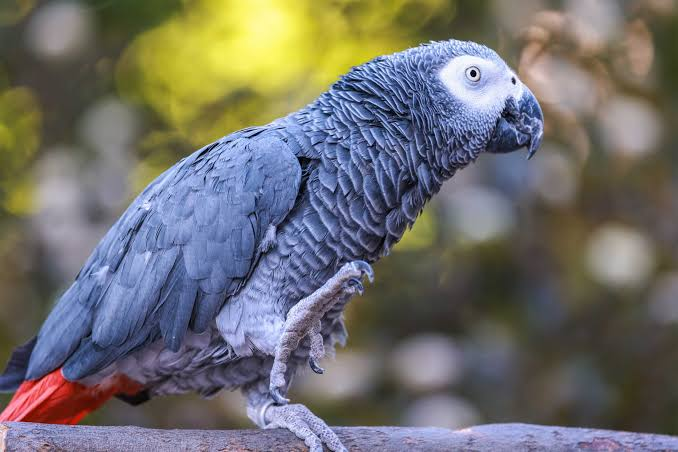
#> input picture images/parrot.jpg, 678 x 452 px
$ jupyter execute lab5.ipynb   (older library calls are emulated)
#> lines starting #> are read from the running program, lines starting #| are printed output that depends on the picture
# Lab 5 – Spatial Filtering: Smoothing and Sharpening

## Task 1: Unsharp Masking

[cell 1]
import cv2
import numpy as np
import matplotlib.pyplot as plt

image = cv2.imread('../images/parrot.jpg')
#> image is the input picture: shape (452, 678, 3); mean B, G, R 109.4, 111, 112.1
image = cv2.cvtColor(image, cv2.COLOR_BGR2RGB)  # Convert from BGR to RGB

sigma = 2       # Gaussian sigma
amount = 1.5    # parameter

# Convert image to float32 for processing
image_float = image.astype(np.float32) / 255.0

# Apply Gaussian blur
blurred = cv2.GaussianBlur(image_float, (0, 0), sigmaX=sigma, sigmaY=sigma)
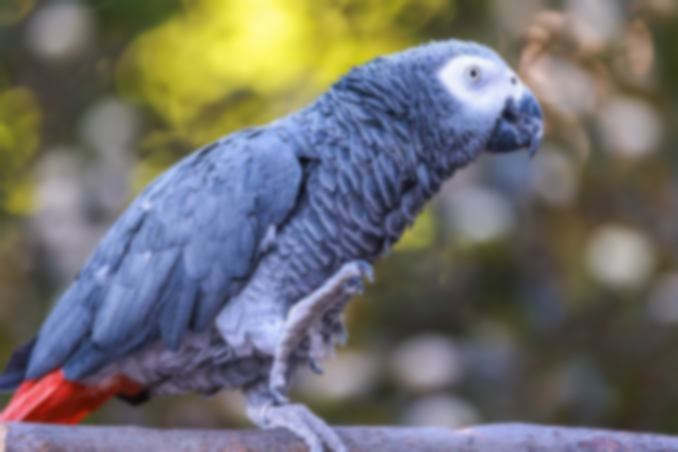
#> blurred: shape (452, 678, 3) float32; mean R, G, B 0.44, 0.435, 0.429

# Perform Unsharp Masking
sharpened = np.clip(image_float + amount * (image_float - blurred), 0, 1)
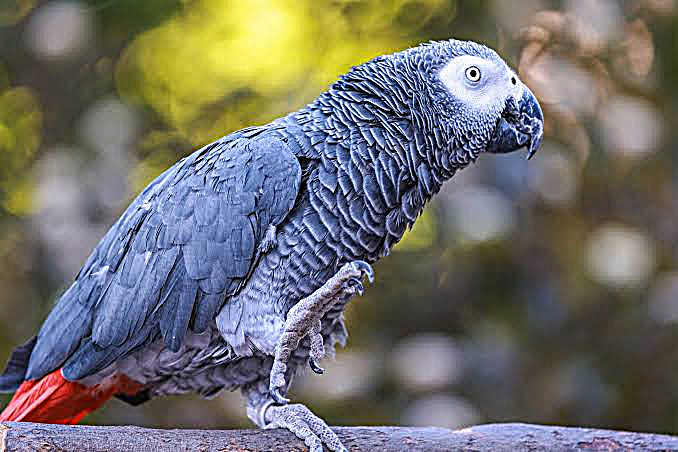
#> sharpened: shape (452, 678, 3) float32; mean R, G, B 0.442, 0.436, 0.426

fig, ax = plt.subplots(1, 3, figsize=(15, 5))
for a, im, t in zip(ax, (image, blurred, sharpened), ("Original Image", "Blurred Image", "Sharpened (Unsharp Masking)")):
    a.imshow(im); a.set_title(t); a.axis("off")
#> this loop made 3 passes
#> t on passes 1 to 3: 'Original Image', 'Blurred Image', 'Sharpened (Unsharp Masking)'
plt.show()
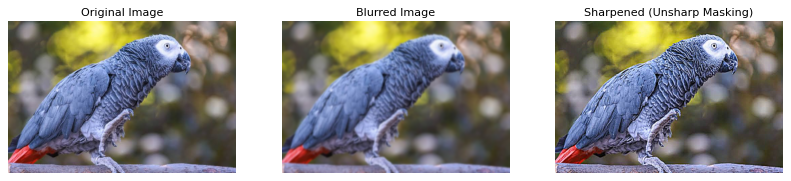
#> figure drawn by matplotlib, 3 panels

# Assessment
## Task 1: 7x7 box filter

[cell 2]
gray= cv2.cvtColor(cv2.imread('../images/parrot.jpg'), cv2.COLOR_BGR2RGB)

kernel = np.ones((7, 7), np.float32) / 49
box = cv2.filter2D(gray, -1, kernel)

fig, ax = plt.subplots(1, 2, figsize=(10, 5))
for a, im, t in zip(ax, (gray, box), ("Original", "7x7 Box Filter")):
    a.imshow(np.clip(im, 0, 1) if im.dtype == np.float32 else im); a.set_title(t); a.axis("off")
#> this loop made 2 passes
#> t on passes 1 to 2: 'Original', '7x7 Box Filter'
plt.show()
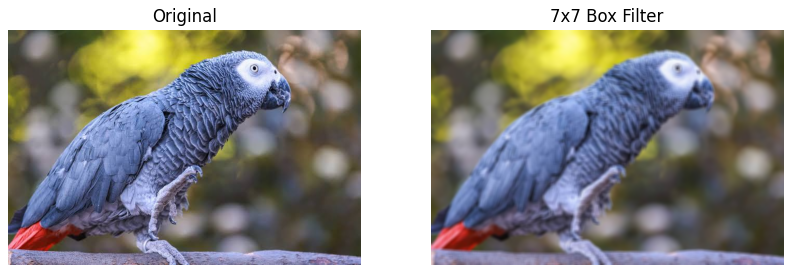
#> figure drawn by matplotlib, 2 panels

## Task 2: 5x5 and 21x21 Gaussian filters

[cell 3]
g5 = cv2.GaussianBlur(gray, (5, 5), 0)
g21 = cv2.GaussianBlur(gray, (21, 21), 0)

fig, ax = plt.subplots(1, 3, figsize=(15, 5))
for a, im, t in zip(ax, (gray, g5, g21), ("Original", "5x5 Gaussian", "21x21 Gaussian")):
    a.imshow(np.clip(im, 0, 1) if im.dtype == np.float32 else im); a.set_title(t); a.axis("off")
#> this loop made 3 passes
#> t on passes 1 to 3: 'Original', '5x5 Gaussian', '21x21 Gaussian'
plt.show()

## Task 3: 3x3 Laplacian sharpening

[cell 4]
image = cv2.cvtColor(cv2.imread('../images/parrot.jpg'), cv2.COLOR_BGR2RGB)
image_float = image.astype(np.float32) / 255.0

laplacian = cv2.Laplacian(image_float, cv2.CV_32F, ksize=1)   # ksize=1 is the 3x3 Laplacian kernel
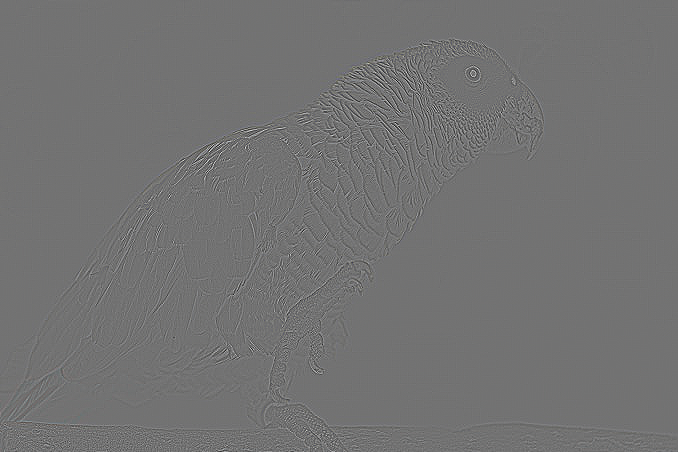
#> laplacian: shape (452, 678, 3) float32; mean R, G, B 1.4e-06, 4.61e-07, 2.44e-06; drawn with min black and max white
sharpened = np.clip(image_float - laplacian, 0, 1)
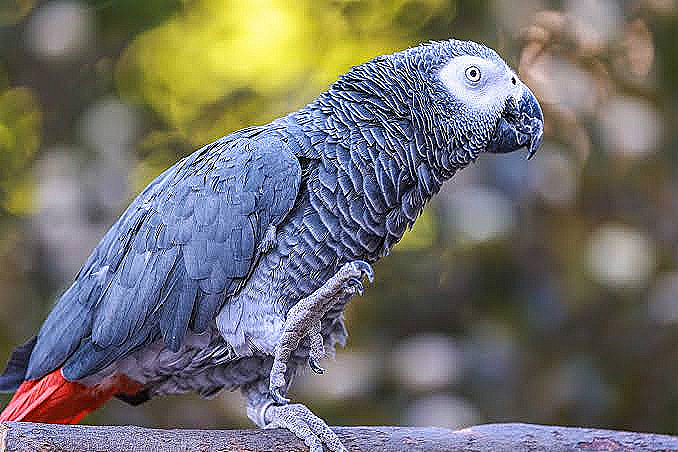
#> sharpened: shape (452, 678, 3) float32; mean R, G, B 0.443, 0.437, 0.423

fig, ax = plt.subplots(1, 3, figsize=(15, 5))
for a, im, t in zip(ax, (image_float, laplacian, sharpened), ("Original", "Laplacian", "Sharpened")):
    a.imshow(np.clip(im, 0, 1) if im.dtype == np.float32 else im); a.set_title(t); a.axis("off")
#> this loop made 3 passes
plt.show()
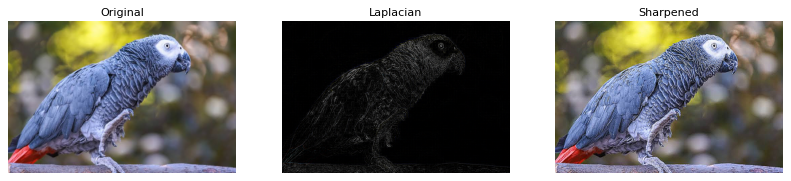
#> figure drawn by matplotlib, 3 panels

$ run again, with images/Butterfly.jpg copied over images/parrot.jpg
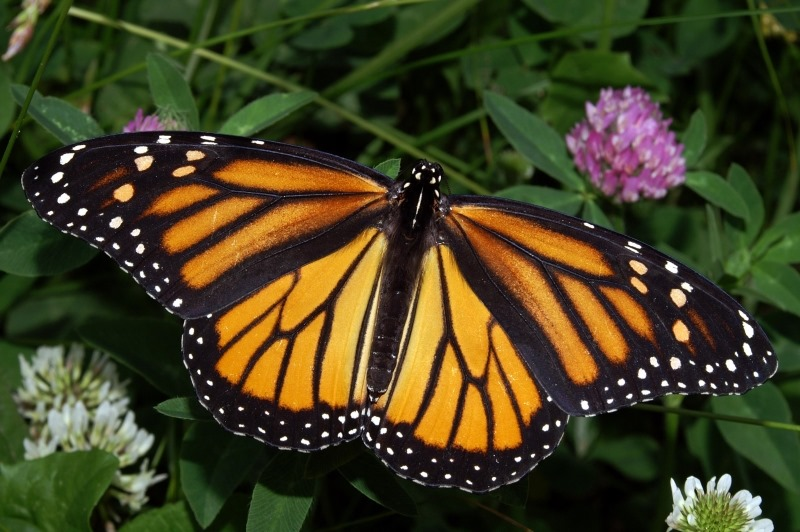
#> input picture images/Butterfly.jpg, 800 x 532 px
#> image is the input picture: shape (532, 800, 3); mean B, G, R 33, 63.4, 66.8
#> the loop `for a, im, t in zip(ax, (image, blurred, sharpened), ("Original Image"..` made 3 passes
#> t on passes 1 to 3: 'Original Image', 'Blurred Image', 'Sharpened (Unsharp Masking)'
#> the loop `for a, im, t in zip(ax, (gray, box), ("Original", "7x7 Box Filter")):` made 2 passes
#> t on passes 1 to 2: 'Original', '7x7 Box Filter'
#> `g21 = cv2.GaussianBlur(gray, (21, 21), 0)`:
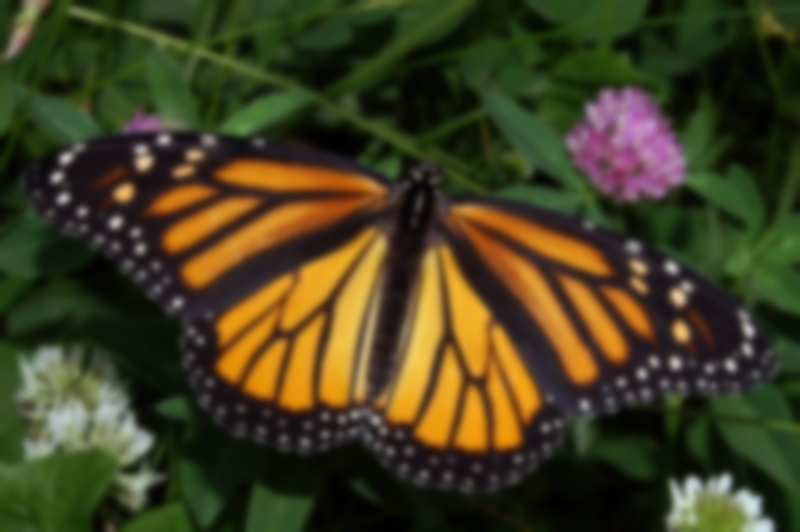
#> g21: shape (532, 800, 3); mean R, G, B 66.8, 63.4, 33
#> the loop `for a, im, t in zip(ax, (gray, g5, g21), ("Original", "5x5 Gaussian", ..` made 3 passes
#> t on passes 1 to 3: 'Original', '5x5 Gaussian', '21x21 Gaussian'
#> the loop `for a, im, t in zip(ax, (image_float, laplacian, sharpened), ("Origina..` made 3 passes
#> `plt.show()`:
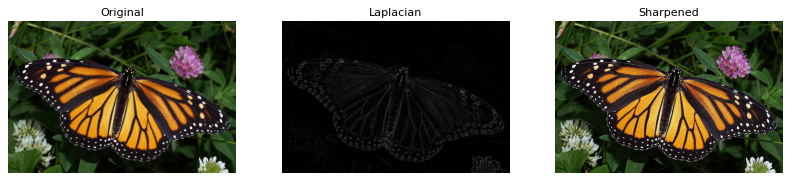
#> figure drawn by matplotlib, 3 panels

$ run again, with images/kid1.jpg copied over images/parrot.jpg
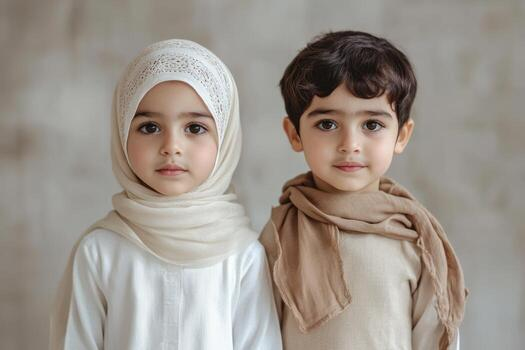
#> input picture images/kid1.jpg, 525 x 350 px
#> image is the input picture: shape (350, 525, 3); mean B, G, R 140.1, 148.6, 156.8
#> the loop `for a, im, t in zip(ax, (image, blurred, sharpened), ("Original Image"..` made 3 passes
#> t on passes 1 to 3: 'Original Image', 'Blurred Image', 'Sharpened (Unsharp Masking)'
#> the loop `for a, im, t in zip(ax, (gray, box), ("Original", "7x7 Box Filter")):` made 2 passes
#> t on passes 1 to 2: 'Original', '7x7 Box Filter'
#> the loop `for a, im, t in zip(ax, (gray, g5, g21), ("Original", "5x5 Gaussian", ..` made 3 passes
#> t on passes 1 to 3: 'Original', '5x5 Gaussian', '21x21 Gaussian'
#> the loop `for a, im, t in zip(ax, (image_float, laplacian, sharpened), ("Origina..` made 3 passes
#> `plt.show()`:
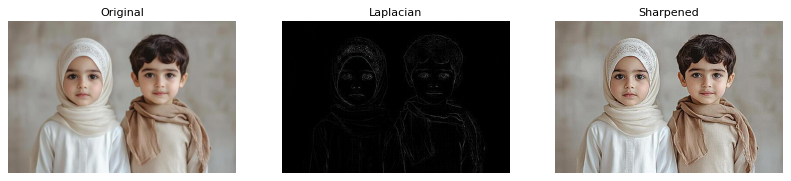
#> figure drawn by matplotlib, 3 panels
